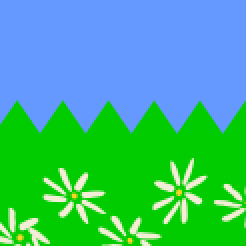
#> input picture images/primer_0_pi_rad.png, 123 x 123 px (shown 2 times larger)
$ jupyter execute main_jupiter.ipynb
#> lines starting #> are read from the running program, lines starting #| are printed output that depends on the picture; long printed decimals are rounded
### Import

[cell 1]
import numpy as np
import scipy.ndimage as ndimage
import matplotlib.pyplot as plt
import os

### Load Img

[cell 2]
# Use an absolute path to the image file
image_path = os.path.abspath('images/primer_0_pi_rad.png')
# image_path = os.path.abspath('images/forest_horison.jpg')

# Load the image
slika = plt.imread(image_path)[:, :, :3]

# Convert to grayscale by averaging the RGB channels
slika = slika.mean(2)
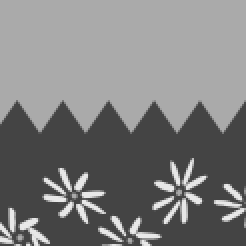
#> slika: shape (123, 123) float32 (shown 2 times larger); min 0.267, max 0.911, mean 0.495

### Apply Gaussian filter

[cell 3]
# Apply gaussian filter from ndimage library
slika_conv_gaussian = ndimage.gaussian_filter(slika, sigma=40)
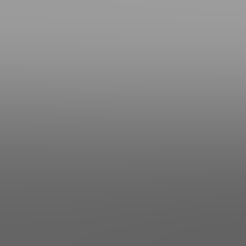
#> slika_conv_gaussian: shape (123, 123) float32 (shown 2 times larger); min 0.388, max 0.613, mean 0.495

# This guassian filter does not work as expected so I used a predefined one
"""
sigma = 1.0
velikost_jedra = int(3*sigma)
# koordinate jedra po x dimenziji
x = np.arange(-velikost_jedra, velikost_jedra+1)
# koordinate jedra v obeh dimenzijah v 2d matrikah
X, Y = np.meshgrid(x, x)
jedro_tocke = np.array([X.ravel(), Y.ravel()]) # 2 x P
C = np.eye(2)*1/sigma**2

jedro_gauss = np.exp(-1*(jedro_tocke.T.dot(C)*jedro_tocke.T).sum(1)).reshape(X.shape)

slika_conv_gaussian = ndimage.convolve(slika, jedro_gauss, mode='constant', cval=0.0)
plt.imshow(slika)
"""

### Popraviti kote, ampak ne več

[cell 4]
"""
f=np.zeros((31, 31))
f[0, 0] = 1

slika_filt = ndimage.convolve(slika_conv_gaussian, f, mode='constant', cval=0)
"""

### Apply Sobel filter
### Make magnitude

[cell 5]
jedro_sobel_dx = np.array([
    [-1, 0, 1],
    [-2, 0, 2],
    [-1, 0, 1]
])
jedro_sobel_dy = np.array([
    [-1, -2, -1],
    [0,  0,  0],
    [1, 2, 1]
])

slika_dx = ndimage.convolve(slika_conv_gaussian, jedro_sobel_dx)
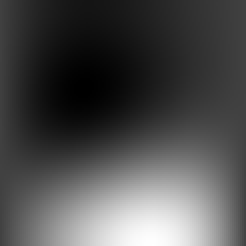
#> slika_dx: shape (123, 123) float32 (shown 2 times larger); min -0.000322, max 0.000938, mean 5.98e-05; drawn with min black and max white
slika_dy = ndimage.convolve(slika_conv_gaussian, jedro_sobel_dy)
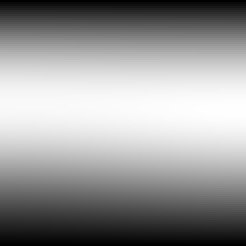
#> slika_dy: shape (123, 123) float32 (shown 2 times larger); min 0.000173, max 0.0239, mean 0.0142; drawn with min black and max white
# slika_dx_and_dy = ndimage.convolve(slika_dx, jedro_sobel_dy, mode='constant', cval=0.0)
#"""
slika_rob_mag = (slika_dx**2 + slika_dy**2)**0.5 # samo pitagorov izrek
# slika_rob_smer = np.arctan2(slika_dy, slika_dx)
slika_rob_smer = np.arctan2(slika_dy, slika_dx)
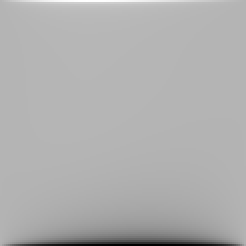
#> slika_rob_smer: shape (123, 123) float32 (shown 2 times larger); min 0.212, max 2.14, mean 1.54; drawn with min black and max white

# Apply Sobel filters to the image
slika_sobel_dx = ndimage.convolve(slika_conv_gaussian, jedro_sobel_dx)
slika_sobel_dy = ndimage.convolve(slika_conv_gaussian, jedro_sobel_dy)

# Compute the magnitude of the gradient
slika_sobel = np.hypot(slika_sobel_dx, slika_sobel_dy)

# Normalize the result
slika_sobel = (slika_sobel / slika_sobel.max()) * 255  # Scale to 0-255

# Convert to unsigned 8-bit integer type for proper image representation
slika_sobel = slika_sobel.astype(np.uint8)

### Make histogram
#### Apply magnitude to histogram as weights

[cell 6]
# razdelimo histogram na 16 predalckov med vrednostmi -pi, pi
hist_bins = np.linspace(-np.pi, np.pi, 17)
# razdelimo piksle v predalcke po kotu roba, pomnozeno z weightom magnitude ki nam pove kak mocn je rob
# hist_smeri_x, hist_smeri_y = np.histogram(slika_sobel, bins=hist_bins, weights=slika_rob_mag)

# Tried both methods for edge detection but the results are not as expected
hist_smeri_x, hist_smeri_y = np.histogram(slika_rob_smer, bins=hist_bins, weights=slika_rob_mag)
#> hist_smeri_x = [0, 0, 0, 0, 0, 0, 0, 0, 0.0632, 0.0772, 0.341, 69.36, 145.5, 0.0233, 0, 0]; hist_smeri_y = 17 values from -3.14 to 3.14

## Print out angle

[cell 7]
# Find the index of the maximum value
max_y_index = np.argmax(hist_smeri_x)
#> max_y_index = 12

# Find the corresponding bin edge (x-axis)
max_x = hist_bins[max_y_index]
#> max_x = 1.57

print(f"Maximum value on the x-axis (bin edge in rad): {max_x}")
#| Maximum value on the x-axis (bin edge in rad): 1.571

# Find the second largest value in the histogram counts
sorted_hist_smeri_x = np.sort(hist_smeri_x)[::-1]  # Sort in descending order
#> sorted_hist_smeri_x = [145.5, 69.36, 0.341, 0.0772, 0.0632, 0.0233, 0, 0, 0, 0, 0, 0, 0, 0, 0, 0]
second_largest_y = sorted_hist_smeri_x[1]  # Second largest value
#> second_largest_y = 69.36

# Find the corresponding bin edge for the second largest value
second_largest_y_index = np.where(hist_smeri_x == second_largest_y)[0][0]
#> second_largest_y_index = 11
second_largest_x = hist_bins[second_largest_y_index]
#> second_largest_x = 1.18

print(f"Second largest value on the x-axis (bin edge in rad): {second_largest_x}")
#| Second largest value on the x-axis (bin edge in rad): 1.178

print(f"")
print(f"Maximum and second largest values in the histogram combined and devided by 2:")
print(f"Angle in rad: {(second_largest_x + max_x) * 0.5}")
#| Angle in rad: 1.374
print(f"Agle in degrees: {(second_largest_x + max_x) * 0.5 * 180 / np.pi}")
#| Agle in degrees: 78.750

#max_y = x[np.where(hist_smeri_y == hist_smeri_y.max())]
#print(f"Maximum: {hist_bins[max_y]}")

## Show histogram and filtered image

[cell 8]
# Plot the image and histogram
plt.figure(figsize=(12, 6))

plt.subplot(1, 2, 1)
plt.imshow(slika_conv_gaussian, cmap='gray')
plt.axis('off')

plt.subplot(1, 2, 2)
# 16 bins, count is height, width is the difference between two edges
plt.bar(hist_bins[:-1], hist_smeri_x, width=hist_bins[2] - hist_bins[1])

plt.show()
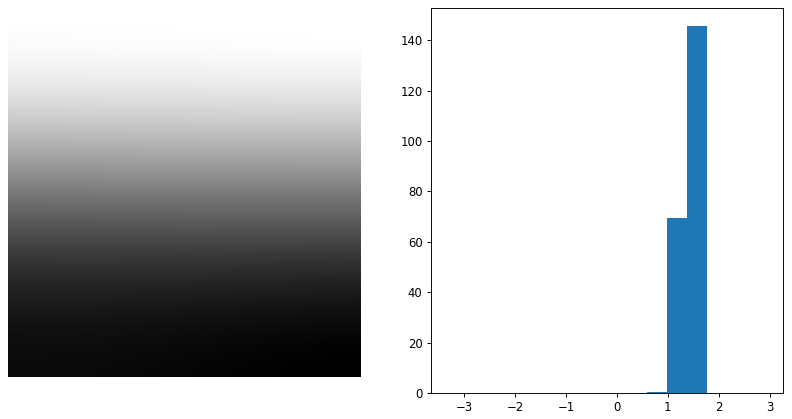
#> figure drawn by matplotlib, 2 panels; panel 2: tallest bar 145.5 high, from x = 1.37 to 1.77

$ run again, with images/primer_-0.25_pi_rad.png copied over images/primer_0_pi_rad.png
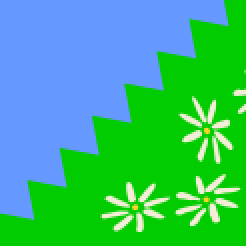
#> input picture images/primer_-0.25_pi_rad.png, 123 x 123 px (shown 2 times larger)
#> `slika_rob_smer = np.arctan2(slika_dy, slika_dx)`:
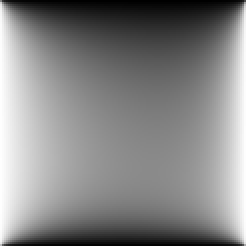
#> slika_rob_smer: shape (123, 123) float32 (shown 2 times larger); min 0.0111, max 1.56, mean 0.824; drawn with min black and max white
#> hist_smeri_x = [0, 0, 0, 0, 0, 0, 0, 0, 26.1, 58.47, 92.52, 31.98, 0, 0, 0, 0]; hist_smeri_y = 17 values from -3.14 to 3.14
#> max_y_index = 10
#> max_x = 0.785
#| Maximum value on the x-axis (bin edge in rad): 0.7854
#> sorted_hist_smeri_x = [92.52, 58.47, 31.98, 26.1, 0, 0, 0, 0, 0, 0, 0, 0, 0, 0, 0, 0]
#> second_largest_y = 58.47
#> second_largest_y_index = 9
#> second_largest_x = 0.393
#| Second largest value on the x-axis (bin edge in rad): 0.3927
#| Angle in rad: 0.589
#| Agle in degrees: 33.75
#> `plt.show()`:
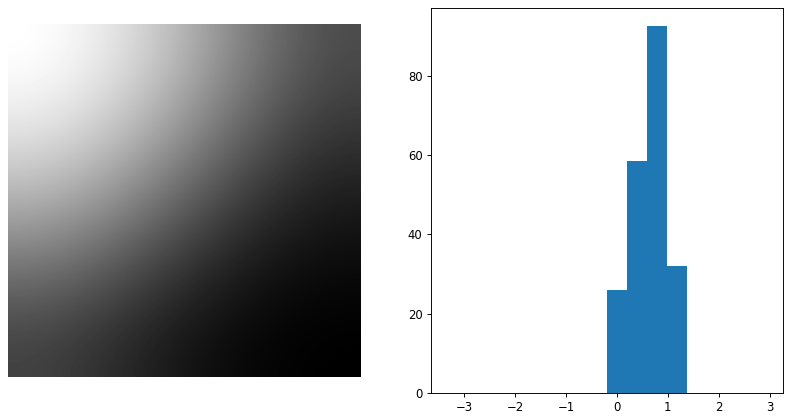
#> figure drawn by matplotlib, 2 panels; panel 2: tallest bar 92.52 high, from x = 0.589 to 0.982

$ run again, with images/primer_0.25_pi_rad.png copied over images/primer_0_pi_rad.png
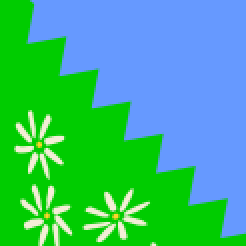
#> input picture images/primer_0.25_pi_rad.png, 123 x 123 px (shown 2 times larger)
#> `slika_rob_smer = np.arctan2(slika_dy, slika_dx)`:
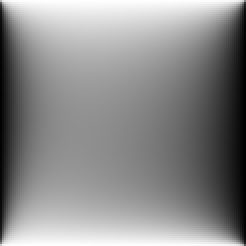
#> slika_rob_smer: shape (123, 123) float32 (shown 2 times larger); min 1.58, max 3.13, mean 2.43; drawn with min black and max white
#> hist_smeri_x = [0, 0, 0, 0, 0, 0, 0, 0, 0, 0, 0, 0, 21.95, 50.07, 103.4, 33.3]; hist_smeri_y = 17 values from -3.14 to 3.14
#> max_y_index = 14
#> max_x = 2.36
#| Maximum value on the x-axis (bin edge in rad): 2.356
#> sorted_hist_smeri_x = [103.4, 50.07, 33.3, 21.95, 0, 0, 0, 0, 0, 0, 0, 0, 0, 0, 0, 0]
#> second_largest_y = 50.07
#> second_largest_y_index = 13
#> second_largest_x = 1.96
#| Second largest value on the x-axis (bin edge in rad): 1.963
#| Angle in rad: 2.160
#| Agle in degrees: 123.75
#> `plt.show()`:
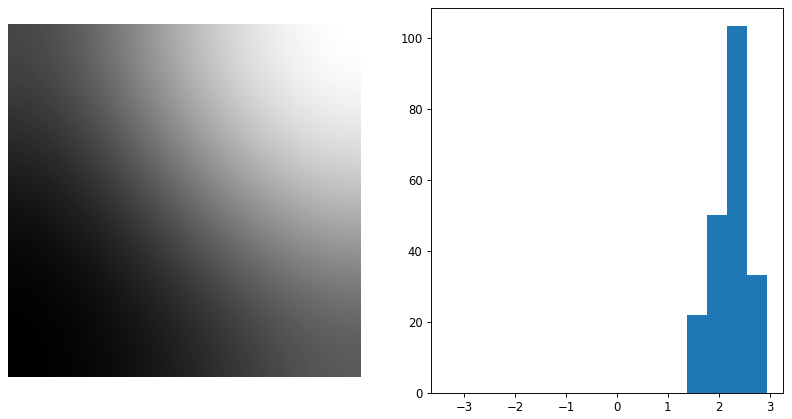
#> figure drawn by matplotlib, 2 panels; panel 2: tallest bar 103.4 high, from x = 2.16 to 2.55
